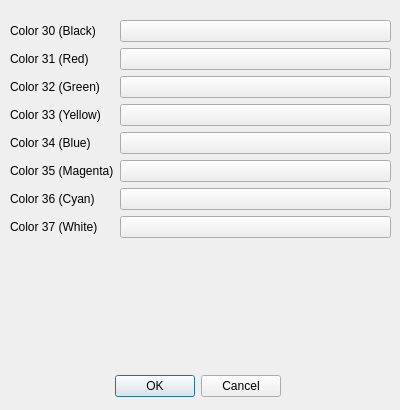
<?xml version="1.0" encoding="UTF-8"?>
<ui version="4.0">
 <class>SettingsDialog</class>
 <widget class="QDialog" name="SettingsDialog">
  <property name="geometry">
   <rect>
    <x>0</x>
    <y>0</y>
    <width>400</width>
    <height>410</height>
   </rect>
  </property>
  <property name="windowTitle">
   <string>Dialog</string>
  </property>
  <widget class="QDialogButtonBox" name="buttonBox">
   <property name="geometry">
    <rect>
     <x>110</x>
     <y>370</y>
     <width>171</width>
     <height>32</height>
    </rect>
   </property>
   <property name="orientation">
    <enum>Qt::Horizontal</enum>
   </property>
   <property name="standardButtons">
    <set>QDialogButtonBox::Cancel|QDialogButtonBox::Ok</set>
   </property>
  </widget>
  <widget class="QWidget" name="formLayoutWidget">
   <property name="geometry">
    <rect>
     <x>10</x>
     <y>20</y>
     <width>381</width>
     <height>311</height>
    </rect>
   </property>
   <layout class="QFormLayout" name="formLayout">
    <item row="0" column="0">
     <widget class="QLabel" name="color30BlackLabel">
      <property name="text">
       <string>Color 30 (Black)</string>
      </property>
     </widget>
    </item>
    <item row="0" column="1">
     <widget class="QPushButton" name="colorButton_30">
      <property name="text">
       <string/>
      </property>
     </widget>
    </item>
    <item row="1" column="0">
     <widget class="QLabel" name="color31RedLabel">
      <property name="text">
       <string>Color 31 (Red)</string>
      </property>
     </widget>
    </item>
    <item row="1" column="1">
     <widget class="QPushButton" name="colorButton_31">
      <property name="text">
       <string/>
      </property>
     </widget>
    </item>
    <item row="2" column="0">
     <widget class="QLabel" name="color32GreenLabel">
      <property name="text">
       <string>Color 32 (Green)</string>
      </property>
     </widget>
    </item>
    <item row="2" column="1">
     <widget class="QPushButton" name="colorButton_32">
      <property name="text">
       <string/>
      </property>
     </widget>
    </item>
    <item row="3" column="0">
     <widget class="QLabel" name="color33YellowLabel">
      <property name="text">
       <string>Color 33 (Yellow)</string>
      </property>
     </widget>
    </item>
    <item row="3" column="1">
     <widget class="QPushButton" name="colorButton_33">
      <property name="text">
       <string/>
      </property>
     </widget>
    </item>
    <item row="4" column="0">
     <widget class="QLabel" name="color34BlueLabel">
      <property name="text">
       <string>Color 34 (Blue)</string>
      </property>
     </widget>
    </item>
    <item row="4" column="1">
     <widget class="QPushButton" name="colorButton_34">
      <property name="text">
       <string/>
      </property>
     </widget>
    </item>
    <item row="5" column="0">
     <widget class="QLabel" name="color35MagentaLabel">
      <property name="text">
       <string>Color 35 (Magenta)</string>
      </property>
     </widget>
    </item>
    <item row="5" column="1">
     <widget class="QPushButton" name="colorButton_35">
      <property name="text">
       <string/>
      </property>
     </widget>
    </item>
    <item row="6" column="0">
     <widget class="QLabel" name="color36CyanLabel">
      <property name="text">
       <string>Color 36 (Cyan)</string>
      </property>
     </widget>
    </item>
    <item row="6" column="1">
     <widget class="QPushButton" name="colorButton_36">
      <property name="text">
       <string/>
      </property>
     </widget>
    </item>
    <item row="7" column="0">
     <widget class="QLabel" name="color37WhiteLabel">
      <property name="text">
       <string>Color 37 (White)</string>
      </property>
     </widget>
    </item>
    <item row="7" column="1">
     <widget class="QPushButton" name="colorButton_37">
      <property name="text">
       <string/>
      </property>
     </widget>
    </item>
   </layout>
  </widget>
 </widget>
 <resources/>
 <connections>
  <connection>
   <sender>buttonBox</sender>
   <signal>accepted()</signal>
   <receiver>SettingsDialog</receiver>
   <slot>accept()</slot>
   <hints>
    <hint type="sourcelabel">
     <x>248</x>
     <y>254</y>
    </hint>
    <hint type="destinationlabel">
     <x>157</x>
     <y>274</y>
    </hint>
   </hints>
  </connection>
  <connection>
   <sender>buttonBox</sender>
   <signal>rejected()</signal>
   <receiver>SettingsDialog</receiver>
   <slot>reject()</slot>
   <hints>
    <hint type="sourcelabel">
     <x>316</x>
     <y>260</y>
    </hint>
    <hint type="destinationlabel">
     <x>286</x>
     <y>274</y>
    </hint>
   </hints>
  </connection>
 </connections>
</ui>
